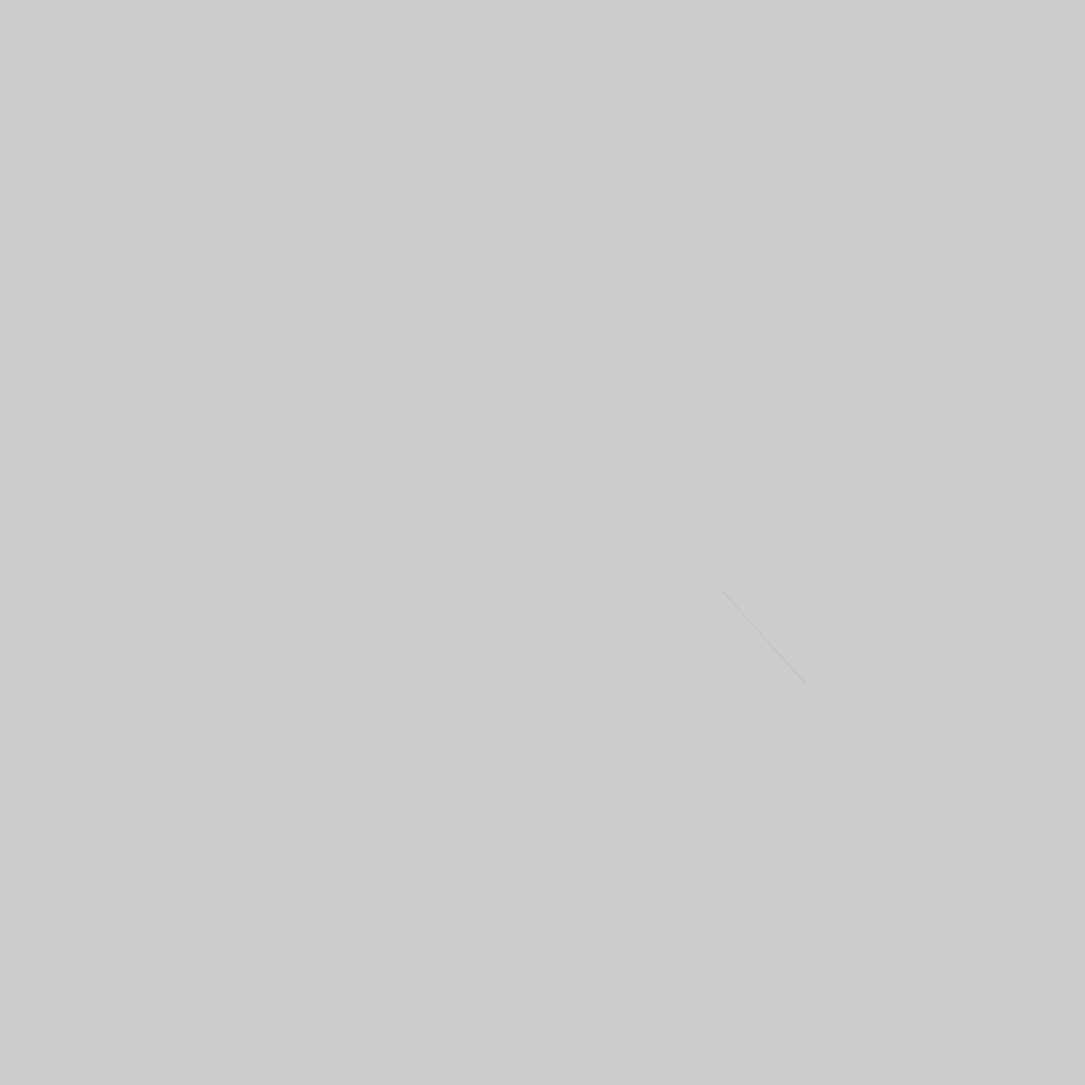
Frame 1 (no input)
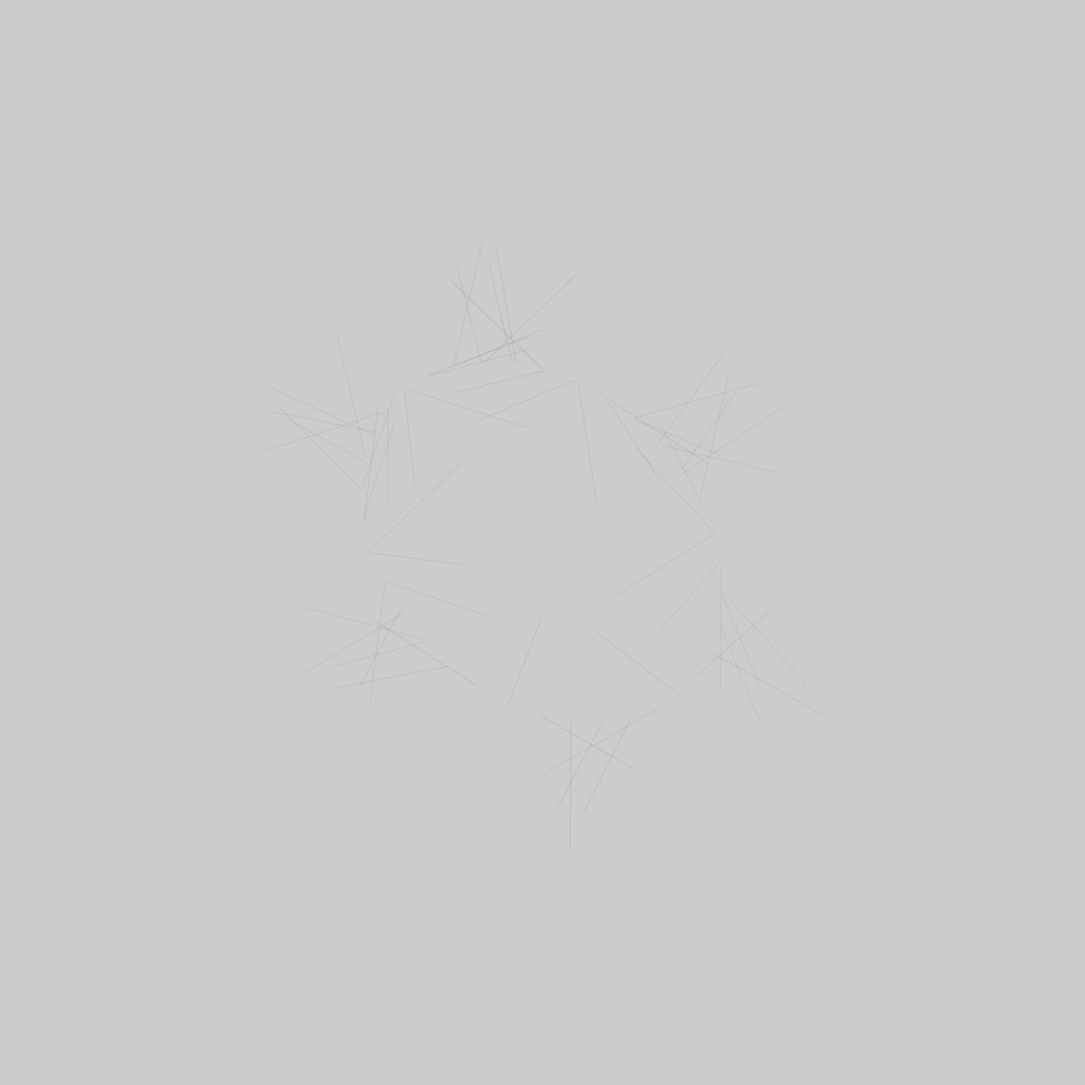
Frame 60 (the mouse pressed at the canvas centre just before this capture)
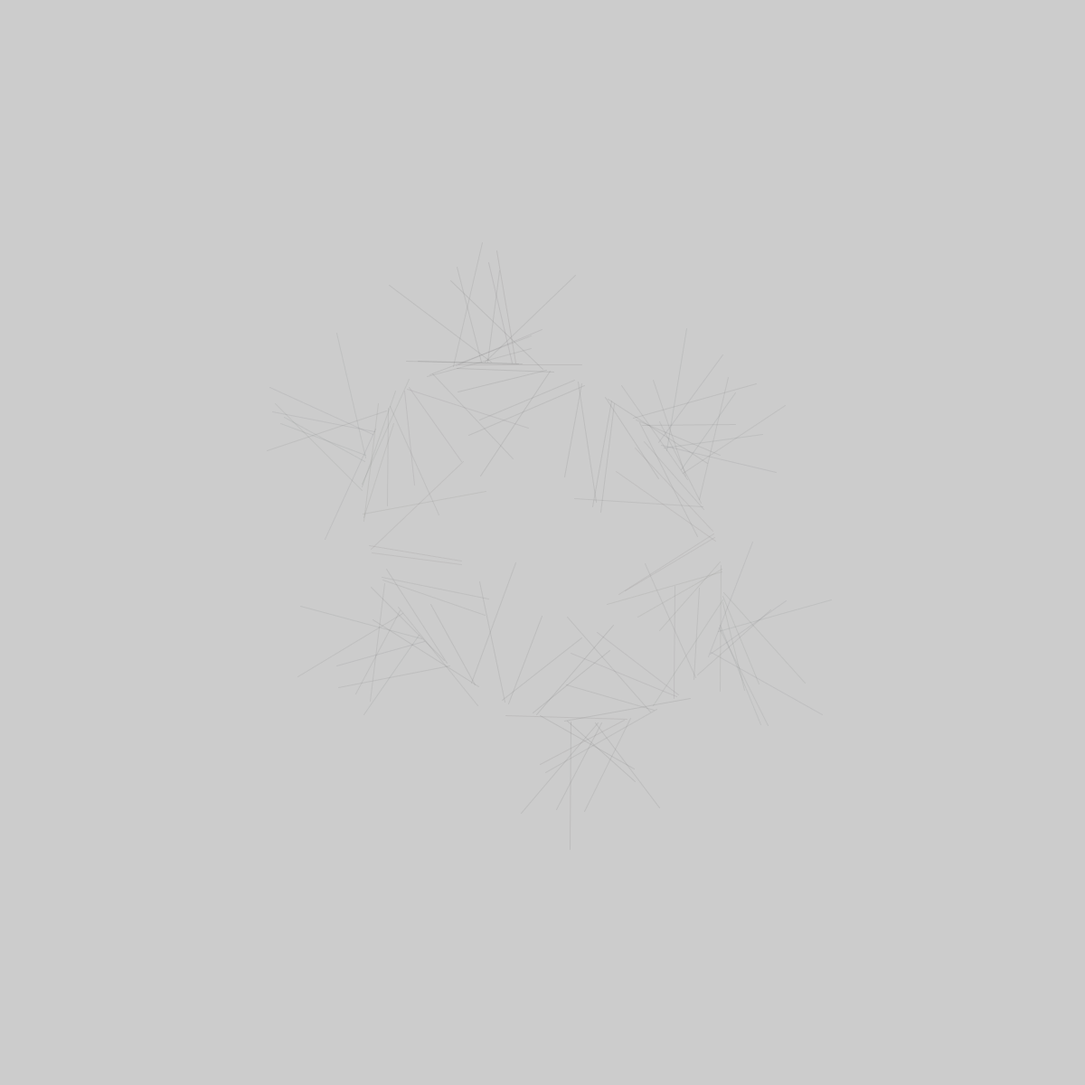
Frame 120 (the mouse held since frame 60 and released just before this capture)

The Processing sketch that drew these frames (run headless with seeded random() and noise(); from frame 60 on, the mouse is pressed at the canvas centre):

// Processing sketch: processing_59698
// ── processing_59698.pde

float a=0;
float b=361;
float c=211;
float aS=0.174;
float x=1;
float y=1;

void setup (){
  
  size (1200,1200);
  smooth ();
  colorMode(HSB);

 }



void draw () {
  x++;
  y++;

  
  stroke(255*abs(sin(b)), 50*abs(cos(c)), 50*abs(cos(a)), 20);
  translate (width/2,height/2);
  translate (cos(a)*200, sin(b)*200);
  rotate(a*5);
  line(0,0,100*sin(x),100);
  a+=aS;
  b+=aS;
}
